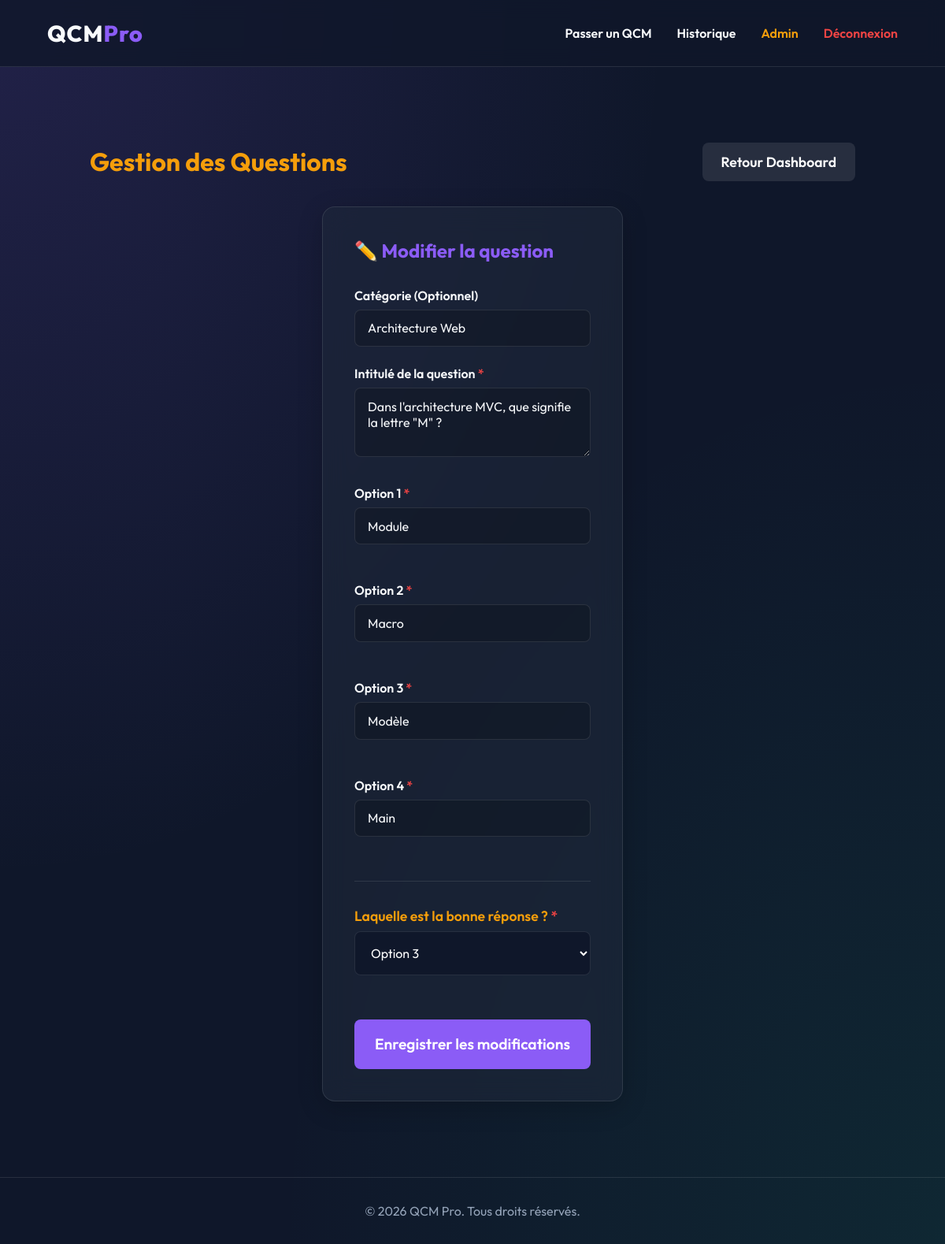
Screenshot of /admin/questions.php?action=edit&id=10 (signed in) with the database file from the repository.
### tables this page shows
CREATE TABLE IF NOT EXISTS questions (
    id INT AUTO_INCREMENT PRIMARY KEY,
    question TEXT NOT NULL,
    reponse1 VARCHAR(255) NOT NULL,
    reponse2 VARCHAR(255) NOT NULL,
    reponse3 VARCHAR(255) NOT NULL,
    reponse4 VARCHAR(255) NOT NULL,
    bonne_reponse INT NOT NULL CHECK (bonne_reponse BETWEEN 1 AND 4),
    categorie VARCHAR(100)
);

### admin/questions.php (the view, shortened to what this page needs)
<?php
require_once '../config/db.php';
require_once '../includes/header.php';
$action = $_GET['action'] ?? 'list';
$questions = $pdo->query("SELECT * FROM questions ORDER BY id DESC")->fetchAll();
?>
<div class="container">
    <div style="display: flex; flex-wrap: wrap; justify-content: space-between; align-items: center; margin-bottom: 2rem; gap: 1rem;">
        <h1 style="color: var(--warning);">Gestion des Questions</h1>
        <div style="display: flex; gap: 1rem;">
            <a href="admin/index.php" class="btn-submit" style="width: auto; margin:0; text-decoration:none; padding: 0.8rem 1.5rem; background: rgba(255,255,255,0.1);">Retour Dashboard</a>
        </div>
    </div>
    <?php if ($action === 'list'): ?>
        <div class="glass-card" style="overflow-x: auto; padding: 1.5rem;">
            <table style="width: 100%; border-collapse: collapse; text-align: left;">
                <thead>
                    <tr style="border-bottom: 2px solid var(--surface-border);">
                        <th style="padding: 1rem; color: var(--text-muted); font-size: 0.9rem;">ID</th>
                        <th style="padding: 1rem; color: var(--text-muted); font-size: 0.9rem;">Intitulé</th>
                        <th style="padding: 1rem; color: var(--text-muted); font-size: 0.9rem;">Catégorie</th>
                        <th style="padding: 1rem; color: var(--text-muted); font-size: 0.9rem;">Actions</th>
                    </tr>
                </thead>
                <tbody>
                    <?php foreach ($questions as $q): ?>
                        <tr style="border-bottom: 1px solid var(--surface-border); transition: background 0.3s;" onmouseover="this.style.background='rgba(255,255,255,0.05)'" onmouseout="this.style.background='transparent'">
                            <td style="padding: 1rem; font-weight: bold;"><?= $q['id'] ?></td>
                            <td style="padding: 1rem; max-width: 400px; white-space: nowrap; overflow: hidden; text-overflow: ellipsis;">
                                <?= htmlspecialchars($q['question']) ?>
                            </td>
                            <td style="padding: 1rem;">
                                <span style="background: rgba(139, 92, 246, 0.2); color: var(--primary); padding: 0.3rem 0.8rem; border-radius: 20px; font-size: 0.85rem;">
                                    <?= htmlspecialchars($q['categorie'] ?: 'Non classé') ?>
                                </span>
                            </td>
                            <td style="padding: 1rem; display: flex; gap: 0.8rem;">
                                <a href="admin/questions.php?action=edit&id=<?= $q['id'] ?>" class="btn-primary" style="text-decoration:none; padding: 0.5rem 1rem; font-size: 0.85rem;">Modifier</a>
                                <a href="admin/questions.php?delete=<?= $q['id'] ?>" onclick="return confirm('Supprimer définitivement cette question ?');" class="btn-primary" style="text-decoration:none; padding: 0.5rem 1rem; background: var(--danger); font-size: 0.85rem;">Supprimer</a>
                            </td>
                        </tr>
                    <?php endforeach; ?>
                </tbody>
            </table>
        </div>
    <?php elseif ($action === 'add' || $action === 'edit'):
        $edit_q = null;
        if ($action === 'edit' && isset($_GET['id'])) {
            $stmt = $pdo->prepare("SELECT * FROM questions WHERE id = ?");
            $stmt->execute([$_GET['id']]);
            $edit_q = $stmt->fetch();
        }
    ?>
        <div class="glass-card" style="max-width: 800px; margin: 0 auto;">
            <h2 style="margin-bottom: 2rem; color: var(--primary);"><?= $edit_q ? '✏️ Modifier la question' : '➕ Ajouter une question' ?></h2>
            <form method="POST" action="admin/questions.php">
                <div class="form-group">
                    <label>Catégorie (Optionnel)</label>
                    <input type="text" name="categorie" class="form-control" placeholder="Ex: Programmation, Base de données..." value="<?= htmlspecialchars($edit_q['categorie'] ?? '') ?>">
                </div>
                <div class="form-group">
                    <label>Intitulé de la question <span style="color: var(--danger);">*</span></label>
                    <textarea name="question" class="form-control" rows="3" required><?= htmlspecialchars($edit_q['question'] ?? '') ?></textarea>
                </div>
                <div style="display: grid; grid-template-columns: repeat(auto-fit, minmax(300px, 1fr)); gap: 1.5rem; margin-top: 2rem;">
                    <div class="form-group">
                        <label>Option 1 <span style="color: var(--danger);">*</span></label>
                        <input type="text" name="reponse1" class="form-control" required value="<?= htmlspecialchars($edit_q['reponse1'] ?? '') ?>">
                    </div>
                    <div class="form-group">
                        <label>Option 2 <span style="color: var(--danger);">*</span></label>
                        <input type="text" name="reponse2" class="form-control" required value="<?= htmlspecialchars($edit_q['reponse2'] ?? '') ?>">
                    </div>
                    <div class="form-group">
                        <label>Option 3 <span style="color: var(--danger);">*</span></label>
                        <input type="text" name="reponse3" class="form-control" required value="<?= htmlspecialchars($edit_q['reponse3'] ?? '') ?>">
                    </div>
                    <div class="form-group">
                        <label>Option 4 <span style="color: var(--danger);">*</span></label>
                        <input type="text" name="reponse4" class="form-control" required value="<?= htmlspecialchars($edit_q['reponse4'] ?? '') ?>">
                    </div>
                </div>
                <div class="form-group" style="margin-top: 2rem; padding-top: 2rem; border-top: 1px solid var(--surface-border);">
                    <label style="color: var(--warning); font-size: 1.1rem;">Laquelle est la bonne réponse ? <span style="color: var(--danger);">*</span></label>
                    <select name="bonne_reponse" class="form-control" required style="background: var(--bg-color); color: white; cursor: pointer; padding: 1rem;">
                        <option value="3" <?= ($edit_q['bonne_reponse']??1) == 3 ? 'selected' : '' ?>>Option 3</option>
                    </select>
                </div>
                <button type="submit" class="btn-submit" style="font-size: 1.2rem; padding: 1.2rem; margin-top: 2rem;">
                    <?= $edit_q ? 'Enregistrer les modifications' : 'Ajouter à la base' ?>
                </button>
            </form>
        </div>
    <?php endif; ?>
</div>
<?php require_once '../includes/footer.php'; ?>

### public/css/style.css (style rules this page uses)
:root { --bg-color: #0f172a; --surface-color: rgba(30, 41, 59, 0.6); --surface-border: rgba(255, 255, 255, 0.1); --primary: #8b5cf6; --primary-hover: #7c3aed; --text-main: #f8fafc; --text-muted: #94a3b8; --danger: #ef4444; --success: #10b981; --warning: #f59e0b; }
* { margin: 0; padding: 0; box-sizing: border-box; }
body { font-family: 'Outfit', sans-serif; background-color: var(--bg-color); background-image: radial-gradient(at 0% 0%, rgba(139, 92, 246, 0.15) 0px, transparent 50%), radial-gradient(at 100% 100%, rgba(16, 185, 129, 0.1) 0px, transparent 50%); background-attachment: fixed; color: var(--text-main); min-height: 100vh; display: flex; flex-direction: column; }
.container { flex: 1; width: 100%; max-width: 1200px; margin: 0 auto; padding: 3rem 5%; display: flex; flex-direction: column; }
.glass-card { background: var(--surface-color); backdrop-filter: blur(16px); border: 1px solid var(--surface-border); border-radius: 16px; padding: 2.5rem; box-shadow: 0 8px 32px rgba(0, 0, 0, 0.2); }
.form-group { margin-bottom: 1.5rem; }
.form-group label { display: block; margin-bottom: 0.5rem; font-weight: 600; }
.form-control { width: 100%; padding: 0.8rem 1rem; background: rgba(0, 0, 0, 0.2); border: 1px solid var(--surface-border); border-radius: 8px; color: var(--text-main); font-family: inherit; font-size: 1rem; transition: border-color 0.3s, box-shadow 0.3s; }
.btn-submit { width: 100%; background: var(--primary); color: white; border: none; padding: 1rem; font-size: 1.1rem; font-weight: 600; border-radius: 8px; cursor: pointer; transition: all 0.3s ease; font-family: inherit; margin-top: 1rem; }

### rows the page displays
questions: categorie "Architecture Web", question "Dans l'architecture MVC, que signifie la lettre \"M\" ?", reponse1 "Module", reponse2 "Macro", reponse3 "Modèle", reponse4 "Main", bonne_reponse "Option 3"
